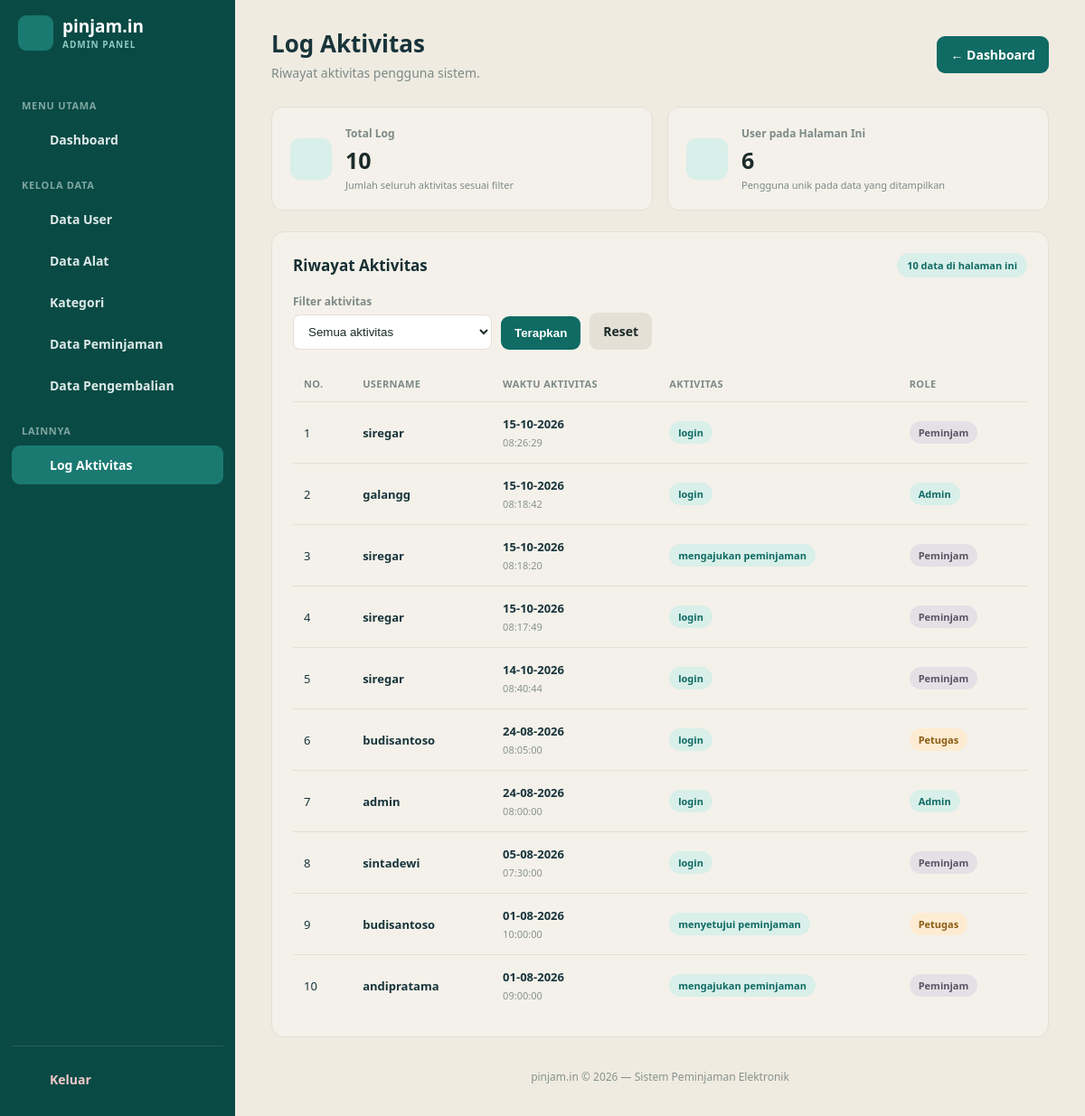
/Controller/c_log.php (signed in), run on the app's committed database.
### tables this page shows
CREATE TABLE `log_aktivitas` (
  `id_log` int(11) NOT NULL,
  `id_user` int(11) NOT NULL,
  `aktivitas` varchar(255) NOT NULL,
  `waktu` datetime NOT NULL DEFAULT current_timestamp()
);

CREATE TABLE `tb_user` (
  `id_user` int(11) NOT NULL,
  `nama` varchar(100) NOT NULL,
  `username` varchar(50) NOT NULL,
  `password` varchar(255) NOT NULL,
  `role` enum('admin','petugas','peminjam') NOT NULL DEFAULT 'peminjam',
  `no_telp` varchar(20) DEFAULT NULL,
  `status_aktif` tinyint(1) NOT NULL DEFAULT 1,
  `created_at` timestamp NOT NULL DEFAULT current_timestamp()
);

### Controller/c_log.php (called while the page is built, shortened)
<?php
require_once __DIR__ . "/../Model/m_log.php";
$logModel = new m_log();
$result = $logModel->tampil_log();
$semuaLog = [];
while ($row = mysqli_fetch_assoc($result)) {
    $semuaLog[] = $row;
}
$total = count($semuaLog);
$perPage = 20;
$totalPage = max(1, (int) ceil($total / $perPage));
$page = max(1, (int) ($_GET['page'] ?? 1));
$page = min($page, $totalPage);
$offset = ($page - 1) * $perPage;
$rows = array_slice($semuaLog, $offset, $perPage);
require __DIR__ . "/../View/v_log.php";
?>

### Model/m_log.php (called while the page is built, shortened)
<?php
class m_log
{
    public function tampil_log()
    {
        $db = new koneksi();
        $conn = $db->koneksi;
        $sql = "SELECT
                    l.id_log,
                    l.id_user,
                    l.aktivitas,
                    l.waktu,
                    u.nama,
                    u.username,
                    u.role
                FROM log_aktivitas l
                LEFT JOIN tb_user u ON l.id_user = u.id_user
                ORDER BY l.waktu DESC, l.id_log DESC";
        return mysqli_query($conn, $sql);
    }
}
?>

### View/v_log.php (the view, shortened to what this page needs)
<?php
$rows = isset($rows) && is_array($rows) ? $rows : [];
$total = (int) ($total ?? count($rows));
$page = max(1, (int) ($page ?? 1));
$totalUserAktif = count(array_unique(array_filter(array_map(
    fn($row) => $row['username'] ?? $row['nama'] ?? '',
    $rows
))));
function log_h($value) {
    return htmlspecialchars((string) $value, ENT_QUOTES, 'UTF-8');
}
function log_icon($name) {
    $icons = [
        'grid' => '<rect x="3" y="3" width="7" height="7" rx="1"/><rect x="14" y="3" width="7" height="7" rx="1"/><rect x="3" y="14" width="7" height="7" rx="1"/><rect x="14" y="14" width="7" height="7" rx="1"/>',
        'user' => '<circle cx="12" cy="8" r="4"/><path d="M4 21c0-4.4 3.6-8 8-8s8 3.6 8 8"/>',
        'tool' => '<path d="M14.7 6.3a1 1 0 0 0 0 1.4l1.6 1.6a1 1 0 0 0 1.4 0l3.77-3.77a6 6 0 0 1-7.94 7.94l-6.91 6.91a2.12 2.12 0 0 1-3-3l6.91-6.91a6 6 0 0 1 7.94-7.94z"/>',
        'tag' => '<path d="M20.59 13.41 11 3.83 3.83 11l9.58 9.59a2 2 0 0 0 2.83 0l4.35-4.35a2 2 0 0 0 0-2.83Z"/><circle cx="7" cy="7" r="1"/>',
        'clipboard' => '<rect x="5" y="4" width="14" height="17" rx="2"/><path d="M9 4V2h6v2"/>',
        'return' => '<path d="M3 7v6h6"/><path d="M3 13a9 9 0 1 0 3-6.7L3 9"/>',
        'clock' => '<circle cx="12" cy="12" r="9"/><path d="M12 7v5l3 2"/>',
        'logout' => '<path d="M9 21H5a2 2 0 0 1-2-2V5a2 2 0 0 1 2-2h4"/><path d="M16 17l5-5-5-5"/><path d="M21 12H9"/>',
        'activity' => '<path d="M3 12h4l3-8 4 16 3-8h4"/>'
    ];
    return '<svg viewBox="0 0 24 24" fill="none" stroke="currentColor" stroke-width="2" stroke-linecap="round" stroke-linejoin="round">'
        . ($icons[$name] ?? '') . '</svg>';
}
$dashboardUrl = '../View/v_homeadmin.php';
$userUrl = '../Controller/c_user.php?aksi=tampil';
$alatUrl = '../Controller/c_alat.php?aksi=tampil';
$kategoriUrl = '../Controller/c_kategori.php?aksi=tampil';
$peminjamanUrl = '../Controller/c_peminjaman.php?aksi=tampil';
$pengembalianUrl = '../Controller/c_pengembalian.php?aksi=tampil';
$logUrl = '../Controller/c_log.php';
$logoutUrl = '../Controller/c_logout.php';
?>
<!DOCTYPE html>
<html lang="id">
<head>
</head>
<body>
<div class="layout">
<aside class="sidebar">
    <div class="brand">
        <div class="logo"><?= log_icon('grid') ?></div>
        <div>
            <div class="brand-name">pinjam.in</div>
            <div class="brand-tag">ADMIN PANEL</div>
        </div>
    </div>
    <div class="nav-group-label">Menu Utama</div>
    <a class="nav-item" href="<?= log_h($dashboardUrl) ?>">
        <?= log_icon('grid') ?><span>Dashboard</span>
    </a>
    <div class="nav-group-label">Kelola Data</div>
    <a class="nav-item" href="<?= log_h($userUrl) ?>"><?= log_icon('user') ?><span>Data User</span></a>
    <a class="nav-item" href="<?= log_h($alatUrl) ?>"><?= log_icon('tool') ?><span>Data Alat</span></a>
    <a class="nav-item" href="<?= log_h($kategoriUrl) ?>"><?= log_icon('tag') ?><span>Kategori</span></a>
    <a class="nav-item" href="<?= log_h($peminjamanUrl) ?>"><?= log_icon('clipboard') ?><span>Data Peminjaman</span></a>
    <a class="nav-item" href="<?= log_h($pengembalianUrl) ?>"><?= log_icon('return') ?><span>Data Pengembalian</span></a>
    <div class="nav-group-label">Lainnya</div>
    <a class="nav-item active" href="<?= log_h($logUrl) ?>"><?= log_icon('clock') ?><span>Log Aktivitas</span></a>
    <div class="sidebar-footer">
        <a class="logout-btn" href="<?= log_h($logoutUrl) ?>"><?= log_icon('logout') ?><span>Keluar</span></a>
    </div>
</aside>
<main class="main">
    <div class="topbar">
        <div>
            <h1>Log Aktivitas</h1>
            <p class="subtitle">Riwayat aktivitas pengguna sistem.</p>
        </div>
        <a href="<?= log_h($dashboardUrl) ?>" class="btn">&larr; Dashboard</a>
    </div>
    <div class="summary-grid">
        <div class="summary-card">
            <div class="summary-icon"><?= log_icon('activity') ?></div>
            <div>
                <div class="summary-label">Total Log</div>
                <div class="summary-value"><?= $total ?></div>
                <div class="summary-note">Jumlah seluruh aktivitas sesuai filter</div>
            </div>
        </div>
        <div class="summary-card">
            <div class="summary-icon"><?= log_icon('user') ?></div>
            <div>
                <div class="summary-label">User pada Halaman Ini</div>
                <div class="summary-value"><?= $totalUserAktif ?></div>
                <div class="summary-note">Pengguna unik pada data yang ditampilkan</div>
            </div>
        </div>
    </div>
    <section class="panel">
        <div class="panel-header">
            <h2 class="panel-title">Riwayat Aktivitas</h2>
            <span class="record-count"><?= count($rows) ?> data di halaman ini</span>
        </div>
        <form class="filter-form" method="GET" action="../Controller/c_log.php">
            <div>
                <label for="jenis">Filter aktivitas</label>
                <select name="jenis" id="jenis">
                    <option value="">Semua aktivitas</option>
                </select>
            </div>
            <button type="submit" class="btn">Terapkan</button>
            <a href="../Controller/c_log.php" class="btn btn-light">Reset</a>
        </form>
        <div class="table-wrapper">
            <table>
                <thead>
                    <tr>
                        <th>No.</th>
                        <th>Username</th>
                        <th>Waktu Aktivitas</th>
                        <th>Aktivitas</th>
                        <th>Role</th>
                    </tr>
                </thead>
                <tbody>
                <?php if (count($rows) > 0): ?>
                    <?php foreach ($rows as $index => $row): ?>
                        <?php
                        $username = $row['username'] ?? $row['nama'] ?? ('User #' . ($row['id_user'] ?? '?'));
                        $waktu = $row['waktu'] ?? '';
                        $timestamp = $waktu !== '' ? strtotime($waktu) : false;
                        $roleRow = strtolower($row['role'] ?? '-');
                        if (in_array($roleRow, ['admin', 'administrator'], true)) {
                            $roleClass = 'badge-admin';
                        } elseif ($roleRow === 'petugas') {
                            $roleClass = 'badge-petugas';
                        } elseif ($roleRow === 'peminjam') {
                            $roleClass = 'badge-peminjam';
                        } else {
                            $roleClass = 'badge-default';
                        }
                        $nomor = (($page - 1) * 20) + $index + 1;
                        ?>
                        <tr>
                            <td><?= $nomor ?></td>
                            <td><span class="username-text"><?= log_h($username) ?></span></td>
                            <td>
                                <div class="time-date">
                                    <?= $timestamp !== false ? log_h(date('d-m-Y', $timestamp)) : log_h($waktu ?: '-') ?>
                                </div>
                                <?php if ($timestamp !== false): ?>
                                    <div class="time-clock"><?= log_h(date('H:i:s', $timestamp)) ?></div>
                                <?php endif; ?>
                            </td>
                            <td><span class="badge badge-activity"><?= log_h($row['aktivitas'] ?? '-') ?></span></td>
                            <td><span class="badge <?= $roleClass ?>"><?= log_h(ucfirst($roleRow)) ?></span></td>
                        </tr>
                    <?php endforeach; ?>
                <?php endif; ?>
                </tbody>
            </table>
        </div>
    </section>
    <footer class="page-footer">
        pinjam.in &copy; <?= date('Y') ?> — Sistem Peminjaman Elektronik
    </footer>
</main>
</div>
</body>
</html>

### data on the page
log_aktivitas: nomor "1", id_user.username "siregar", waktu "15-10-2026", waktu "08:26:29", aktivitas "login", id_user.role "Peminjam"
log_aktivitas: nomor "2", id_user.username "galangg", waktu "15-10-2026", waktu "08:18:42", aktivitas "login", id_user.role "Admin"
log_aktivitas: nomor "3", id_user.username "siregar", waktu "15-10-2026", waktu "08:18:20", aktivitas "mengajukan peminjaman", id_user.role "Peminjam"
log_aktivitas: nomor "4", id_user.username "siregar", waktu "15-10-2026", waktu "08:17:49", aktivitas "login", id_user.role "Peminjam"
log_aktivitas: nomor "5", id_user.username "siregar", waktu "14-10-2026", waktu "08:40:44", aktivitas "login", id_user.role "Peminjam"
log_aktivitas: nomor "6", id_user.username "budisantoso", waktu "24-08-2026", waktu "08:05:00", aktivitas "login", id_user.role "Petugas"
log_aktivitas: nomor "7", id_user.username "admin", waktu "24-08-2026", waktu "08:00:00", aktivitas "login", id_user.role "Admin"
log_aktivitas: nomor "8", id_user.username "sintadewi", waktu "05-08-2026", waktu "07:30:00", aktivitas "login", id_user.role "Peminjam"
log_aktivitas: nomor "9", id_user.username "budisantoso", waktu "01-08-2026", waktu "10:00:00", aktivitas "menyetujui peminjaman", id_user.role "Petugas"
log_aktivitas: nomor "10", id_user.username "andipratama", waktu "01-08-2026", waktu "09:00:00", aktivitas "mengajukan peminjaman", id_user.role "Peminjam"

### other printed values
$total "10"
$totalUserAktif "6"
count($rows) "10"
